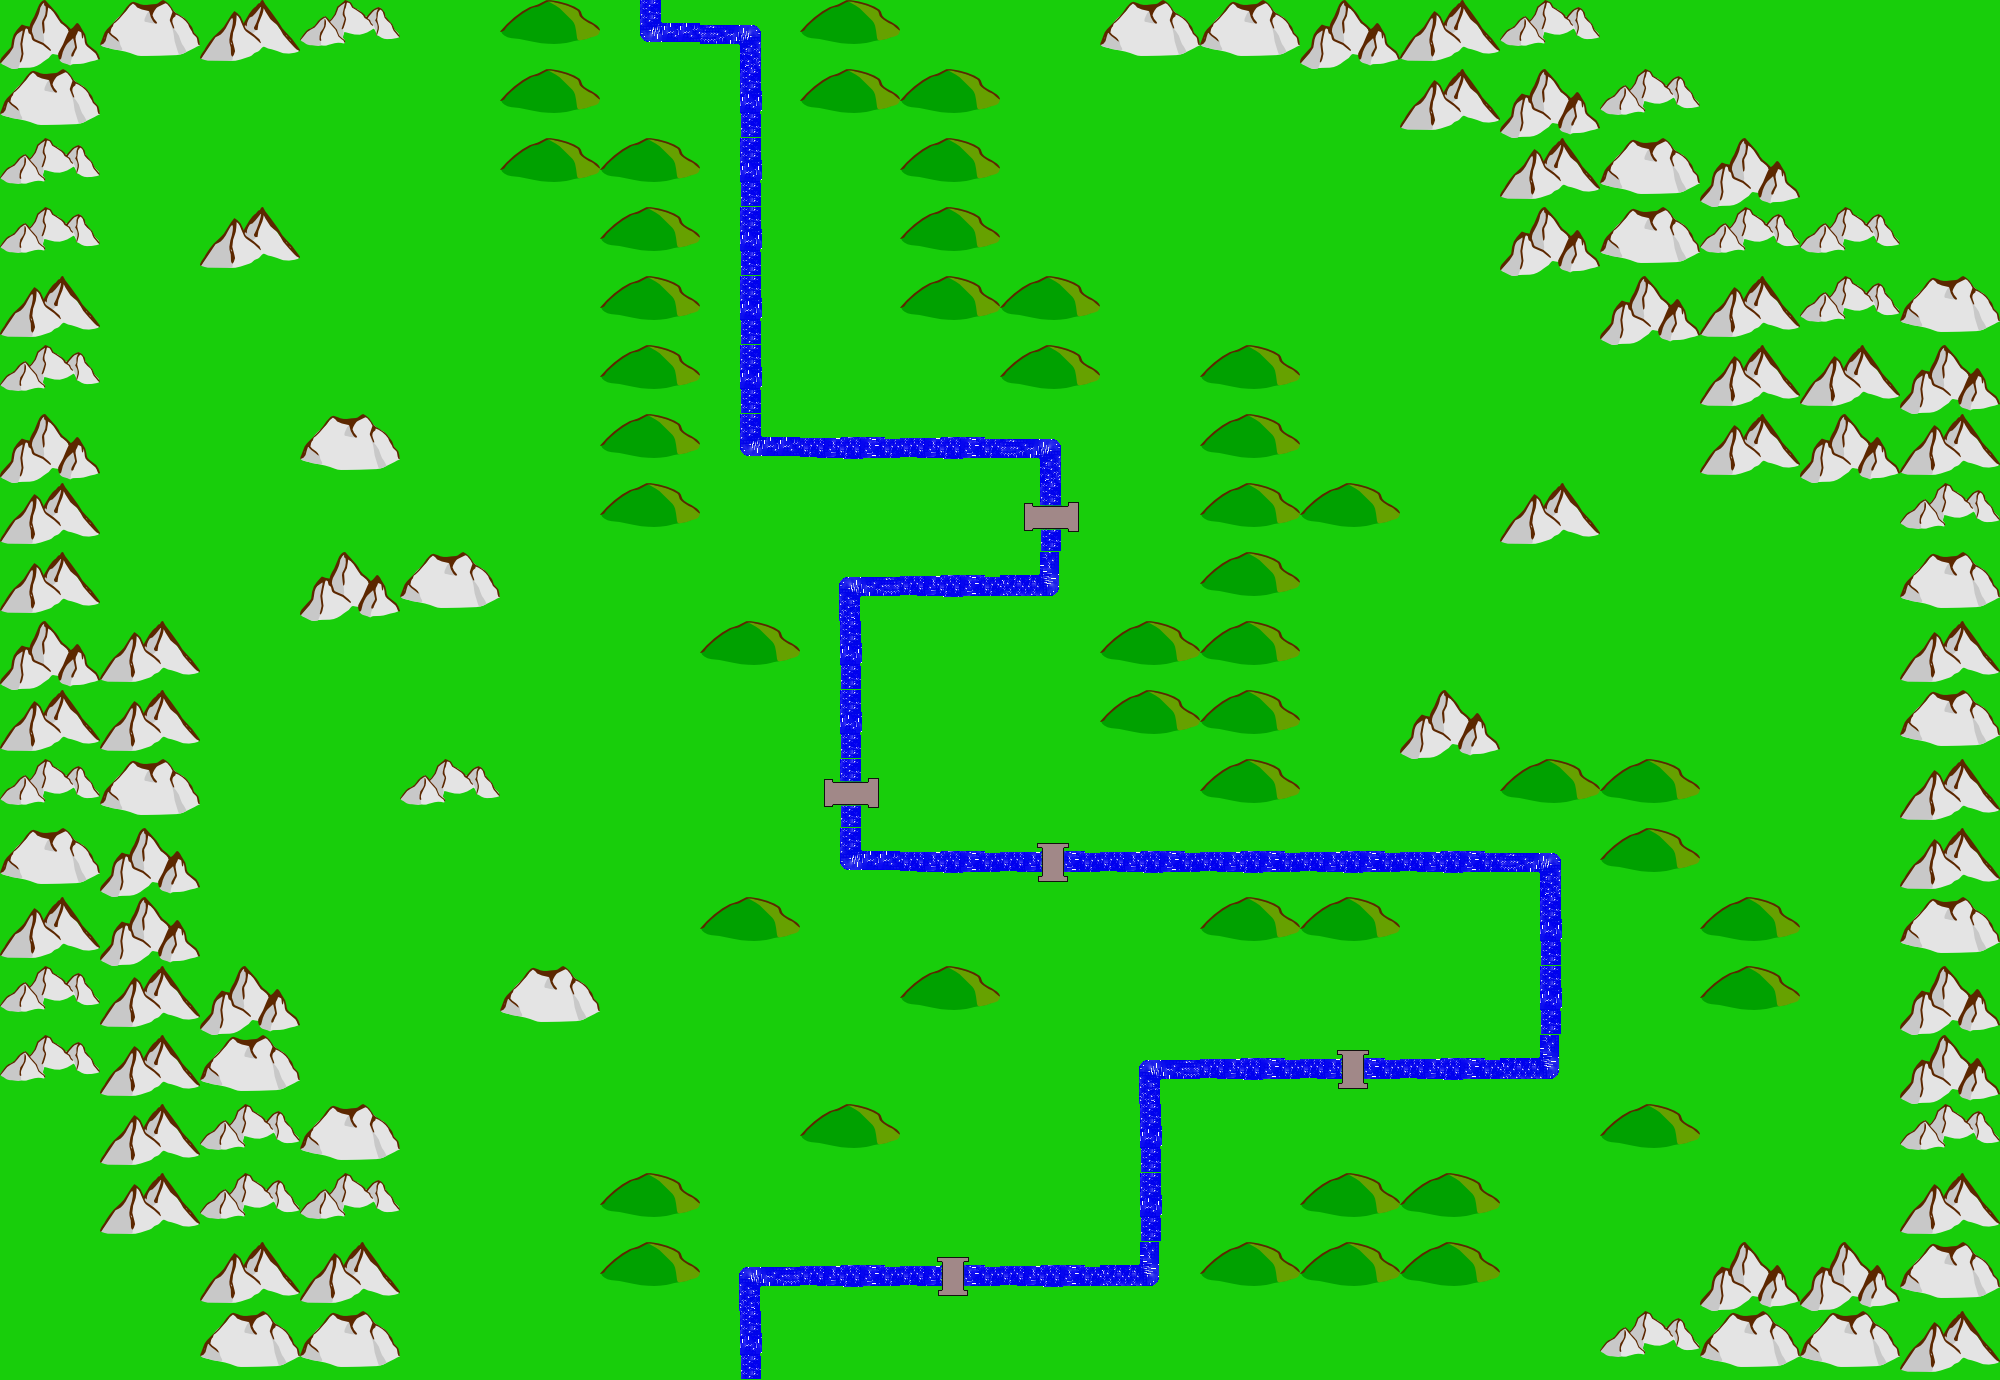

Rendered tile map (Tiled .tmx) drawn with the repository's tilesets; below, a short description and the full map source, tile grids included:
An orthogonal 20x20 tile map with 100x69 px tiles, 1 tile layer (Ground).

<map version="1.2" tiledversion="1.2.4" orientation="orthogonal" renderorder="right-down" width="20" height="20" tilewidth="100" tileheight="69" infinite="0" backgroundcolor="#18ce0b" nextlayerid="2" nextobjectid="1">
 <tileset firstgid="1" name="map-tile" tilewidth="100" tileheight="69" tilecount="16" columns="4">
  <image source="map-tile.png" width="400" height="276" />
  <tile id="0">
   <properties>
    <property name="speed" value="-80" />
   </properties>
  </tile>
  <tile id="1">
   <properties>
    <property name="speed" value="-100" />
   </properties>
  </tile>
  <tile id="2">
   <properties>
    <property name="speed" value="-100" />
   </properties>
  </tile>
  <tile id="3">
   <properties>
    <property name="speed" value="-100" />
   </properties>
  </tile>
  <tile id="4">
   <properties>
    <property name="speed" value="-100" />
   </properties>
  </tile>
  <tile id="5">
   <properties>
    <property name="speed" value="-100" />
   </properties>
  </tile>
  <tile id="6">
   <properties>
    <property name="speed" value="-100" />
   </properties>
  </tile>
  <tile id="7">
   <properties>
    <property name="speed" value="-100" />
   </properties>
  </tile>
  <tile id="8">
   <properties>
    <property name="speed" value="-100" />
   </properties>
  </tile>
  <tile id="9">
   <properties>
    <property name="speed" value="-100" />
   </properties>
  </tile>
  <tile id="10">
   <properties>
    <property name="speed" value="-100" />
   </properties>
  </tile>
  <tile id="11">
   <properties>
    <property name="speed" value="0" />
   </properties>
  </tile>
  <tile id="12">
   <properties>
    <property name="speed" value="0" />
   </properties>
  </tile>
  <tile id="14">
   <properties>
    <property name="speed" value="0" />
   </properties>
  </tile>
 </tileset>
 <layer id="1" name="Ground" width="20" height="20">
  <data encoding="csv">
3,4,2,5,15,1,8,6,1,15,15,4,4,3,2,5,15,15,15,15,
4,15,15,15,15,1,15,9,1,1,15,15,15,15,2,3,5,15,15,15,
5,15,15,15,15,1,1,9,15,1,15,15,15,15,15,2,4,3,15,15,
5,15,2,15,15,15,1,9,15,1,15,15,15,15,15,3,4,5,5,15,
2,15,15,15,15,15,1,9,15,1,1,15,15,15,15,15,3,2,5,4,
5,15,15,15,15,15,1,9,15,15,1,15,1,15,15,15,15,2,2,3,
3,15,15,4,15,15,1,8,10,10,6,15,1,15,15,15,15,2,3,2,
2,15,15,15,15,15,1,15,15,15,13,15,1,1,15,2,15,15,15,5,
2,15,15,3,4,15,15,15,11,10,7,15,1,15,15,15,15,15,15,4,
3,2,15,15,15,15,15,1,9,15,15,1,1,15,15,15,15,15,15,2,
2,2,15,15,15,15,15,15,9,15,15,1,1,15,3,15,15,15,15,4,
5,4,15,15,5,15,15,15,13,15,15,15,1,15,15,1,1,15,15,2,
4,3,15,15,15,15,15,15,8,10,12,10,10,10,10,6,1,15,15,2,
2,3,15,15,15,15,15,1,15,15,15,15,1,1,15,9,15,1,15,4,
5,2,3,15,15,4,15,15,15,1,15,15,15,15,15,9,15,1,15,3,
5,2,4,15,15,15,15,15,15,15,15,11,10,12,10,7,15,15,15,3,
15,2,5,4,15,15,15,15,1,15,15,9,15,15,15,15,1,15,15,5,
15,2,5,5,15,15,1,15,15,15,15,9,15,1,1,15,15,15,15,2,
15,15,2,2,15,15,1,11,10,12,10,7,1,1,1,15,15,3,3,4,
15,15,4,4,15,15,15,9,15,15,15,15,15,15,15,15,5,4,4,2
</data>
 </layer>
</map>